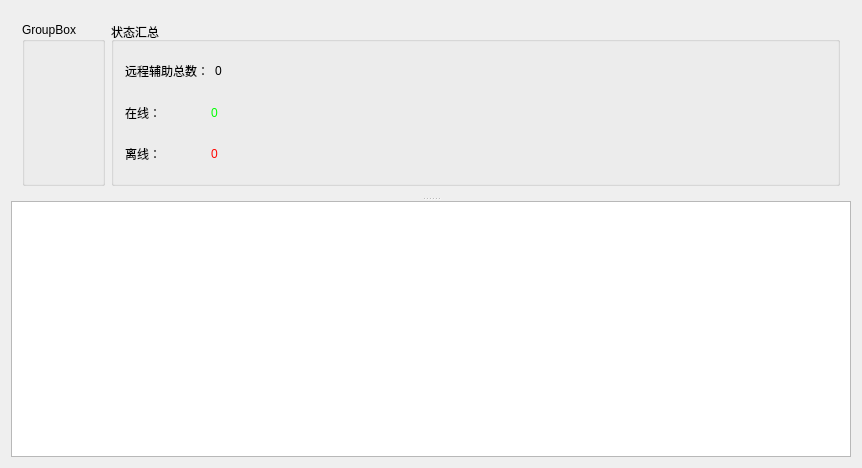
<?xml version="1.0" encoding="UTF-8"?>
<ui version="4.0">
 <class>GameOnlineInfoClass</class>
 <widget class="QWidget" name="GameOnlineInfoClass">
  <property name="geometry">
   <rect>
    <x>0</x>
    <y>0</y>
    <width>862</width>
    <height>468</height>
   </rect>
  </property>
  <property name="windowTitle">
   <string>GameOnlineInfo</string>
  </property>
  <layout class="QVBoxLayout" name="verticalLayout">
   <item>
    <widget class="QSplitter" name="splitter">
     <property name="orientation">
      <enum>Qt::Vertical</enum>
     </property>
     <widget class="QWidget" name="">
      <layout class="QHBoxLayout" name="horizontalLayout">
       <item>
        <widget class="QGroupBox" name="groupBox">
         <property name="title">
          <string>GroupBox</string>
         </property>
        </widget>
       </item>
       <item>
        <widget class="QGroupBox" name="groupBox_2">
         <property name="title">
          <string>状态汇总</string>
         </property>
         <layout class="QVBoxLayout" name="verticalLayout_2">
          <item>
           <layout class="QHBoxLayout" name="horizontalLayout_4">
            <item>
             <widget class="QLabel" name="label">
              <property name="minimumSize">
               <size>
                <width>80</width>
                <height>0</height>
               </size>
              </property>
              <property name="text">
               <string>远程辅助总数：</string>
              </property>
             </widget>
            </item>
            <item>
             <widget class="QLabel" name="label_fzCount">
              <property name="text">
               <string>0</string>
              </property>
             </widget>
            </item>
            <item>
             <spacer name="horizontalSpacer_2">
              <property name="orientation">
               <enum>Qt::Horizontal</enum>
              </property>
              <property name="sizeHint" stdset="0">
               <size>
                <width>40</width>
                <height>20</height>
               </size>
              </property>
             </spacer>
            </item>
           </layout>
          </item>
          <item>
           <layout class="QHBoxLayout" name="horizontalLayout_5">
            <item>
             <widget class="QLabel" name="label_4">
              <property name="minimumSize">
               <size>
                <width>80</width>
                <height>0</height>
               </size>
              </property>
              <property name="text">
               <string>在线：</string>
              </property>
             </widget>
            </item>
            <item>
             <widget class="QLabel" name="label_fzOnline">
              <property name="font">
               <font>
                <pointsize>9</pointsize>
               </font>
              </property>
              <property name="styleSheet">
               <string notr="true">color: rgb(0, 255, 0);</string>
              </property>
              <property name="text">
               <string>0</string>
              </property>
             </widget>
            </item>
            <item>
             <spacer name="horizontalSpacer_3">
              <property name="orientation">
               <enum>Qt::Horizontal</enum>
              </property>
              <property name="sizeHint" stdset="0">
               <size>
                <width>40</width>
                <height>20</height>
               </size>
              </property>
             </spacer>
            </item>
           </layout>
          </item>
          <item>
           <layout class="QHBoxLayout" name="horizontalLayout_6">
            <item>
             <widget class="QLabel" name="label_6">
              <property name="minimumSize">
               <size>
                <width>80</width>
                <height>0</height>
               </size>
              </property>
              <property name="text">
               <string>离线：</string>
              </property>
             </widget>
            </item>
            <item>
             <widget class="QLabel" name="label_fzOffline">
              <property name="styleSheet">
               <string notr="true">color: rgb(255, 5, 0);</string>
              </property>
              <property name="text">
               <string>0</string>
              </property>
             </widget>
            </item>
            <item>
             <spacer name="horizontalSpacer_4">
              <property name="orientation">
               <enum>Qt::Horizontal</enum>
              </property>
              <property name="sizeHint" stdset="0">
               <size>
                <width>40</width>
                <height>20</height>
               </size>
              </property>
             </spacer>
            </item>
           </layout>
          </item>
         </layout>
        </widget>
       </item>
      </layout>
     </widget>
     <widget class="QTableView" name="tableView"/>
    </widget>
   </item>
  </layout>
 </widget>
 <layoutdefault spacing="6" margin="11"/>
 <resources/>
 <connections/>
</ui>
